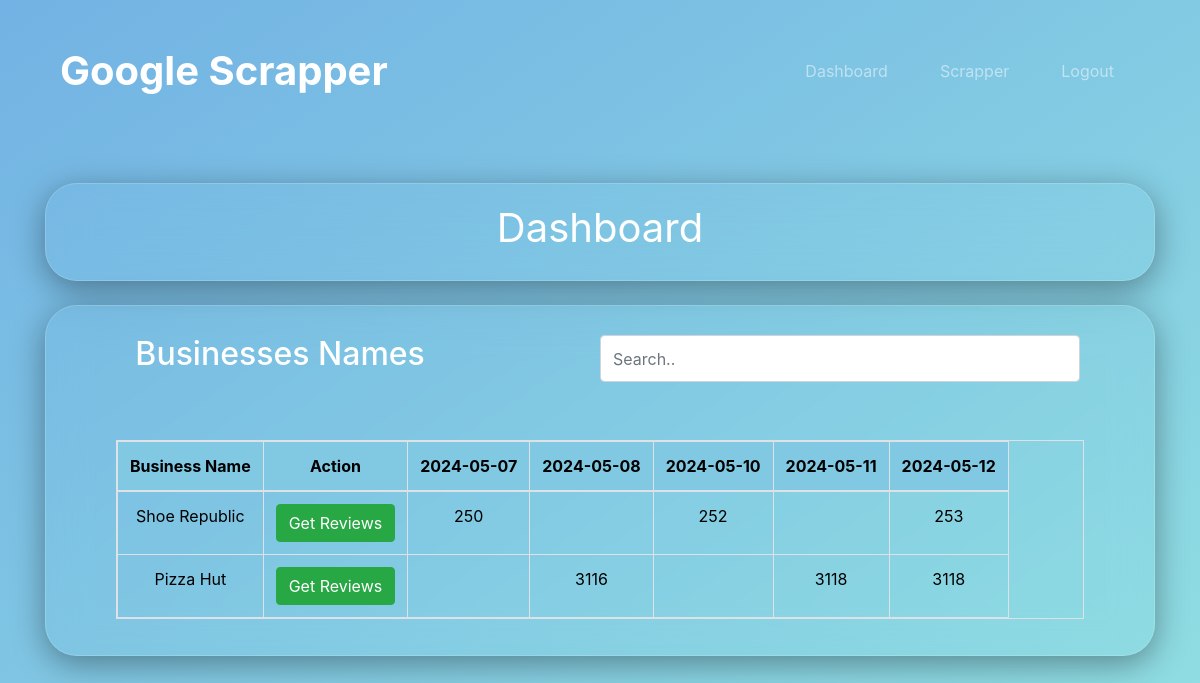
Screenshot of /home (signed in) with the database file from the repository.
### market/models.py (models this page shows)
class ScrapeData(db.Model):
    from datetime import date
    id = db.Column(db.Integer(), primary_key=True)
    BusinessName = db.Column(db.String())
    URL = db.Column(db.String(), nullable = False)
    Date = db.Column(db.Date(), nullable = False, default = date.today())
    ReviewsCount = db.Column(db.Integer(), nullable = False)

### market/routes.py (the view, shortened to what this page needs)
@app.route('/', methods = ['GET', 'POST'])
@app.route('/home', methods = ['GET', 'POST'])
@login_required
def home_page():
    from datetime import date
    if request.method == 'GET':
        items = ScrapeData.query.all()
        businesses = set(result.BusinessName for result in items)
        dates = sorted(set(result.Date for result in items))
        review_count_dict = {business: [''] * len(dates) for business in businesses}
        for item in items:
            business = item.BusinessName
            date_index = dates.index(item.Date)
            review_count_dict[business][date_index] = item.ReviewsCount
        cols = ScrapeData.__table__.columns.keys()
        return render_template('home.html', items = items,businesses = businesses, dates = dates, cols = cols, reviewList = review_count_dict)

### market/models.py (called while the page is built)
@login_manager.user_loader
def load_user(user_id):
    return User.query.get(int(user_id))

### market/templates/home.html (shortened to what this page needs)
{% extends 'base.html' %}
{% block content %}
<br><br>
<div class="container">
  <div class="glass" style="text-align: center; color: white;">
    <h1 class="display-6 font-weight-normal">Dashboard</h1>
  </div>
  <br>
<div class="glass">
<div style="color:white; background-color:transparent; margin-top: 0%;">
  <div>
      <div>
        <div class="row" style="padding: 1% 2%;">
          <h2 class = "col-6">Businesses Names</h2>
          <input class="form-control col-6" id="myInput" type="text" placeholder="Search..">
      </div>
      <br>
      <br>
      <div class = "table-container">
        <table class = "table table-bordered table-hover table-transparent table-responsive" style="text-align: center; color: black;">
          <thead>
            <tr style="position: sticky; top: 0; background-color: #81c9e3;">
              <th>
                Business Name
              </th>
              <th>
                Action
              </th>
              {% for date in dates %}
              <th>
                {{date}}
              </th>
              {% endfor %}
            </tr>
          </thead>
          <form action="" method="post">
          <tbody id = "tables">
            {% for business in businesses %}
            <tr>
              <td>{{ business }}</td>
              <td><button type="submit" name = "business" class="btn btn-success" value="{{ business }}">Get Reviews</button></td>
              {% for review in reviewList[business] %}
                  <td>{{ review }}</td>
              {% endfor %}
            </tr>
            {% endfor %}
          </tbody>
        </form>
        </table>
      </div>
  </div>
</div>
</div>
</div>
{% endblock %}

### market/templates/base.html (shortened to what this page needs)
<!doctype html>
<html lang="en">
<head>
  <link rel="stylesheet" href="{{ url_for('static', filename='css/bootstrap.min.css') }}">
  <link rel="stylesheet" href="{{ url_for('static', filename='main.css')}}">
</head>
<body>
  <section id="title">
    <div class="container-fluid">
      <nav class="navbar navbar-expand-lg navbar-dark">
        <a class="navbar-brand" href="{{ url_for('home_page') }}">Google Scrapper</a>
        <div class="collapse navbar-collapse" id="navbarToggler">
          <ul class="navbar-nav ml-auto">
            {% if current_user.is_authenticated %}
            <li class="nav-item">
              <a class="nav-link" href="{{ url_for('home_page') }}">Dashboard</a>
            </li>
            <li class="nav-item">
              <a class="nav-link" href="{{url_for('form_page')}}">Scrapper</a>
            </li>
            <li class="nav-item">
              <a class="nav-link" href="{{ url_for('logout_page') }}">Logout</a>
            </li>
            {% else %}
            <li class="nav-item">
              <a class="nav-link" href="{{url_for('login_page')}}">Login</a>
            </li>
            {%endif%}
          </ul>
        </div>
      </nav>
    </div>
  </section>
  <div class = "mid-sec", style="flex: 1;">
  {% block content %}
  {% endblock %}
</div>
</body>
<br><br>
</html>

### market/static/main.css (style rules this page uses)
body { background: linear-gradient(to bottom right, #72b2e4, #92e1e2); color: black; min-height: 100vh; display:flex; flex-direction:column; }
.glass { background: linear-gradient(135deg, rba(255,255,255,0.1)x, rgba(255,255,255,0)); -webkit-backdrop-filter: blur(20px); backdrop-filter: blur(20px); box-shadow: 0 8px 32px 0 rgba(0,0,0,0.37); border: 1px solid rgba(255,255,255,0.18); border-radius: 32px; padding: 20px 70px 20px; }
.container-fluid { padding: 3% 5% 0%; }
.navbar { padding: 0 0 1.8rem; }
.navbar-brand { font-size: 2.5rem; font-weight: bold; }
.nav-item { padding: 0 18px; color: rgb(207, 207, 207); }

### rows the page displays
ScrapeData: Date "2024-05-07"
ScrapeData: Date "2024-05-08", ReviewsCount "3116"
ScrapeData: Date "2024-05-10"
ScrapeData: Date "2024-05-11", ReviewsCount "3118"
ScrapeData: Date "2024-05-12", BusinessName "Shoe Republic", business "250" "252" "253"
ScrapeData: BusinessName "Pizza Hut", ReviewsCount "3118"
